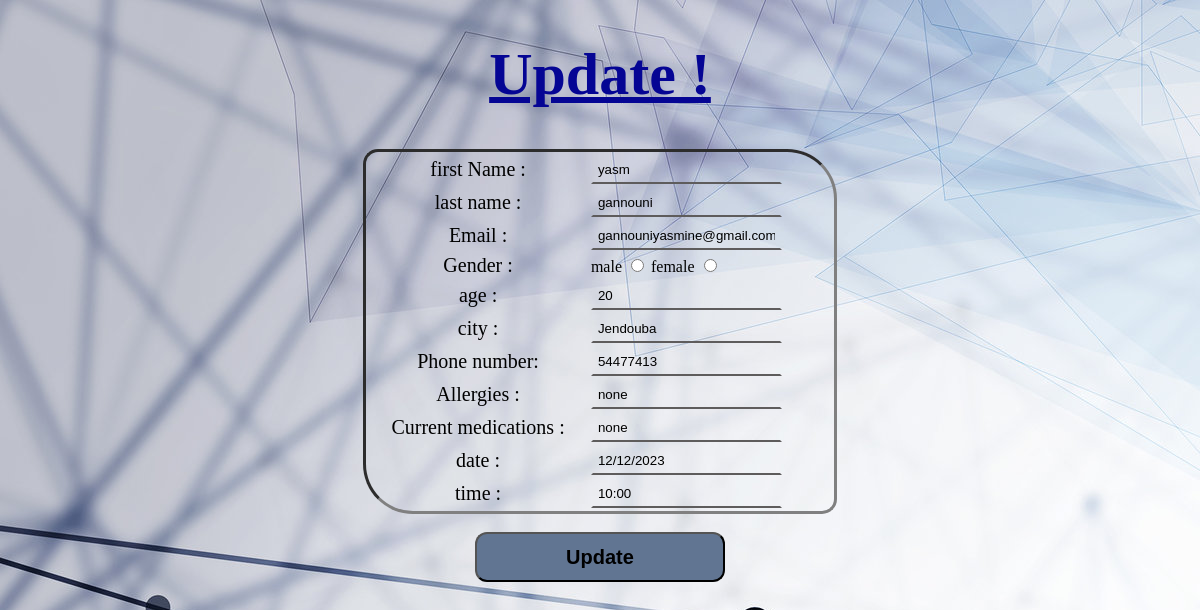
Screenshot of /update/1 with the database file from the repository.
### mentor/models.py (models this page shows, shortened)
class Patient(models.Model):
    firstName = models.CharField(max_length=100,blank=False,null=False )
    lastName = models.CharField(max_length=100,blank=False,null=False)
    email = models.EmailField()
    gender = models.CharField(max_length=10,blank=False,null=False)
    age = models.IntegerField()
    city = models.CharField(max_length=10,blank=False,null=False)
    phone = models.CharField(max_length=8,blank=False,null=False)
    allergies = models.CharField(max_length=100,null=True)
    medications = models.CharField(max_length=100,null=True)
    date = models.CharField(max_length=100,blank=False,null=False)
    time = models.CharField(max_length=100,blank=False,null=False)

### mentor/views.py (the view, shortened to what this page needs)
# urls.py: path('update/<id>', views.update, name='update'),
def update(request,id):
    d=Patient.objects.get(id=id)
    context={"d":d}
    return render(request, 'update.html',context)

### templates/update.html (shortened to what this page needs)
<!DOCTYPE html>
<html>
    <head>
      {% load static %}
      <link rel="stylesheet" href="{% static 'css/1.css' %}" />
    </head>
    <body id="b2" style="background-image: url('{% static 'images/b.jpg' %}');">
<h1 ><u> Update !</u> </h1>
<form method="POST" action="/update/{{d.id}}">
<table id="tab1" width =40% align="center" >
  <tr>
    <td id="td"> first Name : </td> <td><input type="text" placeholder="first name" name="nom" value={{d.firstName}}></td>
  </tr>
  <tr>
    <td id="td"> last name : </td> <td><input type="text" placeholder="last name" name="prenom" value={{d.lastName}}></td>
  </tr>
  <tr>
    <td id="td">Email : </td> <td ><input type="email" placeholder="ex: myname@example.com" name="email" value={{d.email}}></td>
  </tr>
  <tr>
    <td id="td"> Gender : </td>
    <td>
        <label> male      </label>
        <input type="radio" value="Homme" name="sexe" >
        <label> female      </label>
        <input type="radio" value="Femme" name="sexe" >
    </td>
  </tr>
  <tr>
    <td id="td"> age :</td>
      <td> <input type="text" placeholder="age" name="age" value={{d.age}}></td>
  </tr>
  <tr>
    <td id="td"> city : </td><td > <input type="text" placeholder="city" name="ville" value={{d.city}}></td>
  </tr>
  <tr>
  <td id="td"> Phone number: </td> <td > <input type="text" placeholder="speciality" name="phone" value={{d.phone}}> </td>
</tr>
<tr >
  <td id="td"> Allergies : </td>
  <td><input type="text" placeholder="enter allergies if you have" name="allergies" value={{d.allergies}}></td>
</tr>
<tr>
  <td id="td"> Current medications : </td>
  <td><input type="text" placeholder="you Current medications " name="medications" value={{d.medications}}></td>
</tr>
<tr>
  <td id="td"> date : </td>
  <td><input type="text" placeholder="yy/mm/yyyy " name="date" value={{d.date}}></td>
</tr>
<tr>
  <td id="td"> time : </td>
  <td><input type="text" placeholder="hh:mm " name="time" value={{d.time}}></td>
</tr>
</table> <br>
    <form align="center"> <button id="butt2" type="submit"> Update </button> </form>
  </form>
</body>
</html>

### project/static/css/1.css (style rules this page uses)
#b2 { text-align: center; }
h1 { color:rgb(5, 5, 148) ; font-family:fantasy ;font-weight: bolder ; text-align: center ; font-size:30px; font-size: 60px; }
#tab1 { border-style:inset ;border-radius:15px 50px;text-align: left; }
#td { font-size: 20px;text-align: center; }
button { border-radius:12px 12px; background-color: rgb(97, 117, 146); height:50px;width:250px;cursor: pointer;font-size:20px;font-weight: bold;text-align: left; }
input { border: 2px solid transparent; padding: 5px; outline: none; background-color: transparent; border-bottom: #5e5c5c solid 2px; }
#butt2 { border-radius:12px 12px; background-color: rgb(97, 117, 146);text-align: center; }

### rows the page displays
Patient: nom "yasm", prenom "gannouni", email "gannouniyasmine@gmail.com", age "20", ville "Jendouba", phone "54477413", allergies "none", medications "none", date "12/12/2023", time "10:00"
